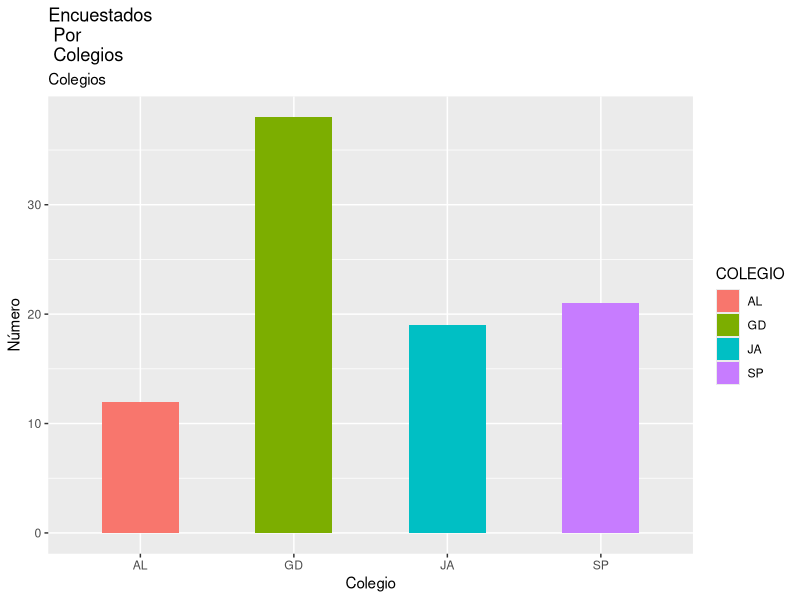
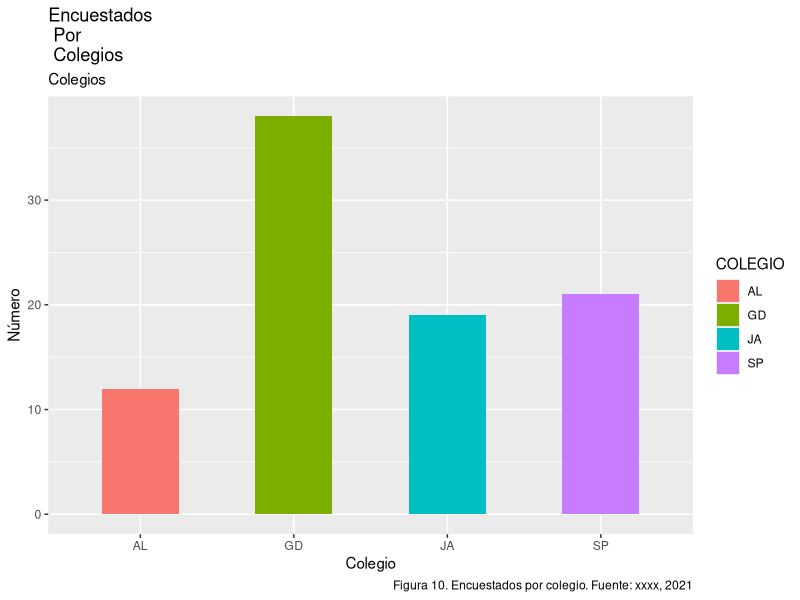
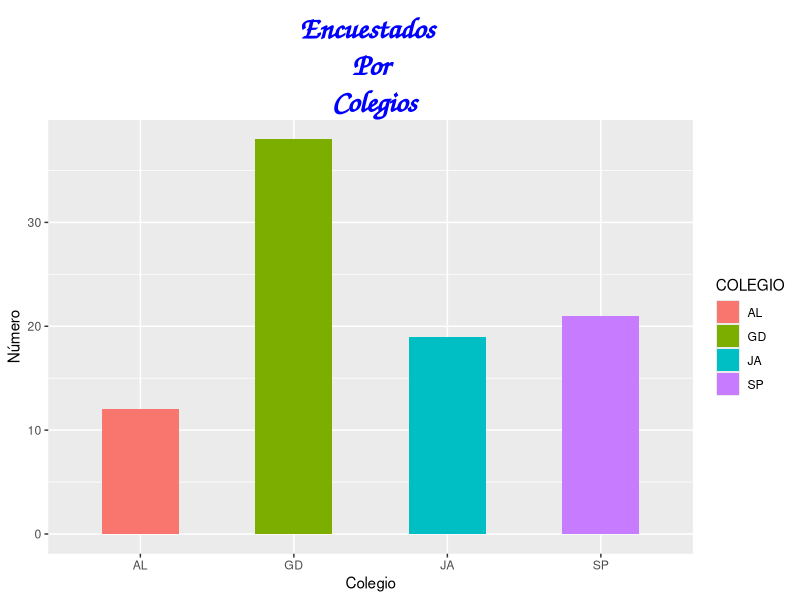
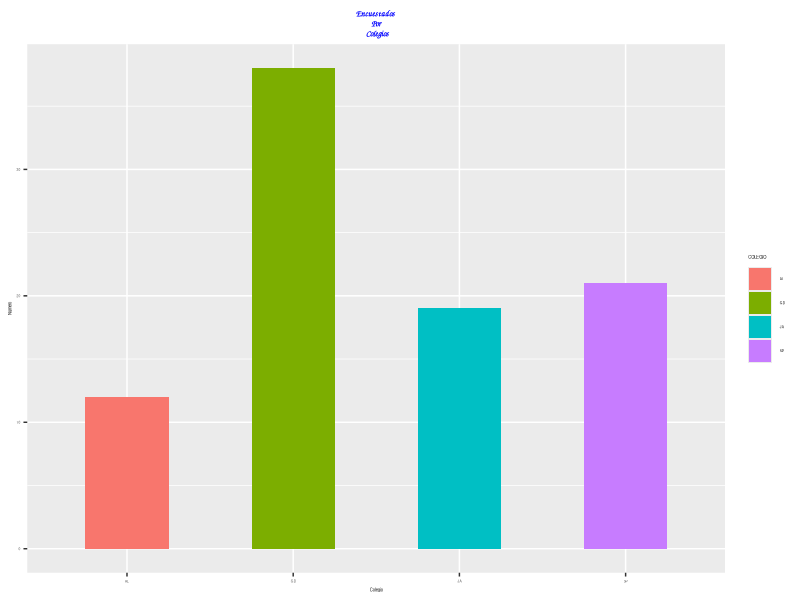
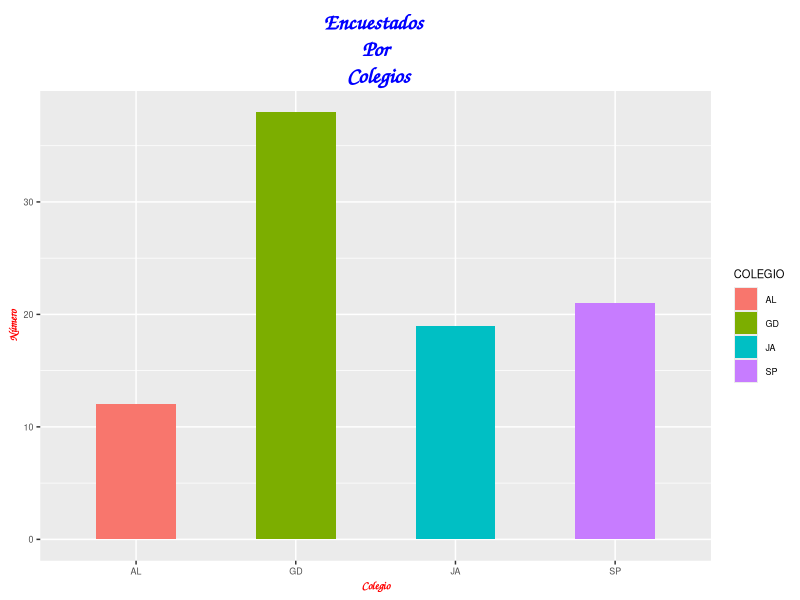

These figures' R source, in order: (Note: this script raises an error after producing the figures.)
## ---- chunk 1
knitr::opts_chunk$set(echo = TRUE)
library(ggplot2)
library(readxl)
bdd1 <- read_excel("bdd1.xlsx")
head(bdd1)
str(bdd1)

bdd2 <- bdd1[,-1]
summary(bdd2)
dim(bdd2)

bdd3 <- lapply(bdd2[c(1:7)], as.factor)
bdd3 <- data.frame(bdd3)
head(bdd3)
dim(bdd3)

bdd4 <- bdd2[c(8:50)]
final <- data.frame(bdd3,bdd4)
head(final)
summary(final)
## ---- chunk 2
str(final)
## ---- chunk 3
ggplot(final,aes(x=COLEGIO,fill=COLEGIO))+
         geom_bar(width = 0.5)+
  xlab("Colegio") + ylab("Número")+
  ggtitle("Encuestados \n Por \n Colegios", subtitle = "Colegios")
## ---- chunk 4
ggplot(final,aes(x=COLEGIO,fill=COLEGIO))+
         geom_bar(width = 0.5)+
  xlab("Colegio") + ylab("Número")+ggtitle("Encuestados \n Por \n Colegios", subtitle = "Colegios")+
  labs(caption="Figura 10. Encuestados por colegio. Fuente: xxxx, 2021")
## ---- chunk 5
TemaTitulo = element_text(family = "Comic Sans MS",
                          face = "bold", #si se pone "bold" queda en negrilla
                          size = rel(2), #tamaño letra relativo a las demás
                          colour = "blue",
                          vjust = 0, #separar del gráfico
                          hjust = 0.5, #creo que centrar
                          angle = 0, #inclinación de la letra
                          lineheight=1, #separación entre líneas
                          debug = FALSE #como un fondo rectangular
                          )
## ---- chunk 6
ggplot(final,aes(x=COLEGIO,fill=COLEGIO))+
         geom_bar(width = 0.5)+
  xlab("Colegio") + ylab("Número")+
  ggtitle("Encuestados \n Por \n Colegios")+
  theme(plot.title = TemaTitulo)
## ---- chunk 7
ggplot(final,aes(x=COLEGIO,fill=COLEGIO))+
         geom_bar(width = 0.5)+
  xlab("Colegio") + ylab("Número")+
  ggtitle("Encuestados \n Por \n Colegios")+
  theme(plot.title = TemaTitulo)+theme (text = element_text(size=3))
## ---- chunk 8
ejesTitulo = element_text(family = "Comic Sans MS",
                          face = "bold", #si se pone "bold" queda en negrilla
                          size = rel(1), #tamaño letra relativo a las demás
                          colour = "red",
                          vjust = 0, #separar del gráfico
                          hjust = 0.5, #creo que centrar
                          angle = 0, #inclinación de la letra
                          lineheight=1, #separación entre líneas
                          debug = FALSE) #como un fondo rectangular
## ---- chunk 9
ggplot(final,aes(x=COLEGIO,fill=COLEGIO))+
         geom_bar(width = 0.5)+
  xlab("Colegio") + ylab("Número")+
  ggtitle("Encuestados \n Por \n Colegios")+
  theme (text = element_text(size=8))+ #tamaño letra por defecto
  theme(plot.title = TemaTitulo)+
  theme(axis.title = ejesTitulo)
## ---- chunk 10
ggplot(esc2,aes(x=COLEGIO,y=CANTIDAD,fill=COLEGIO))+
  geom_bar(stat = "identity", width = 0.5)+
  theme(legend.position = "none")
## ---- chunk 11
ggplot(final,aes(x=COLEGIO,fill=COLEGIO))+
         geom_bar(width = 0.5)+
  geom_text(data = NULL,
            x=1.5, y=10,
            label="Barras")
## ---- chunk 12
esc <- table(final$COLEGIO)
esc
esc1 <- data.frame(esc)
names(esc1)=c("COLEGIO","CANTIDAD")
## ---- chunk 13
ggplot(esc1,aes(x=COLEGIO,y=CANTIDAD,fill=COLEGIO))+
  geom_bar(stat = "identity", width = 0.5)+
  geom_text(aes(y = CANTIDAD, ymax = CANTIDAD, label = CANTIDAD))
## ---- chunk 14
ggplot(esc1,aes(x=reorder(COLEGIO,CANTIDAD),y=CANTIDAD,fill=COLEGIO))+
  geom_bar(stat = "identity", width = 0.5)+
  geom_text(aes(y = CANTIDAD, ymax = CANTIDAD, label = CANTIDAD),
            position = position_dodge(width = 1), # crea un espacio a ambos lados del gráfico
            size=3, vjust=-0.5, hjust=0.5 ,col="black")+theme(legend.position = "none")
## ---- chunk 15
prop.table(esc)
Porcentaje <- paste(round(prop.table(esc)*100, 2),"%",sep="")

esc2 <- data.frame(esc1,Porcentaje)
esc2
## ---- chunk 16
ggplot(esc2,aes(x=COLEGIO,y=CANTIDAD,fill=COLEGIO))+
  geom_bar(stat = "identity", width = 0.5)+
  xlab("Col")+ylab("Cant")+
  ggtitle("Colegios")+
  theme(plot.title = element_text(hjust = 0.5))+
  geom_text(aes(label=Porcentaje),vjust=-0.5,col="red",size=2)
## ---- chunk 17
frec1 <- table(final$SEXO)
Porcsex <- paste(round(prop.table(frec1)*100,2),"%",sep = "")
sex <- data.frame(frec1,Porcsex)
names(sex)=c("SEXO","CANTIDAD","PORCSEX")
sex
## ---- chunk 18
ggplot(esc2,aes(x=COLEGIO,y=CANTIDAD,fill=COLEGIO))+
  geom_bar(stat = "identity", width = 0.5)+
  coord_flip()
## ---- chunk 19
ggplot(esc2,aes(x=reorder(COLEGIO,-CANTIDAD),y=CANTIDAD,fill=COLEGIO))+
  geom_bar(stat = "identity", width = 0.5)
